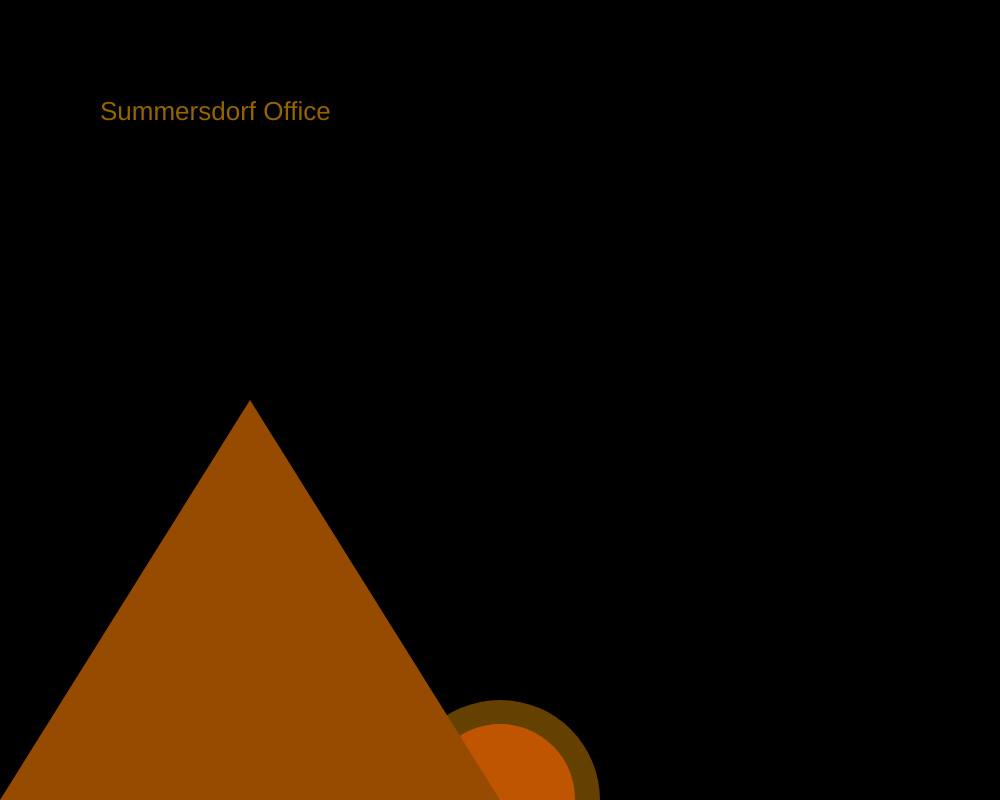
Frame 1 (no input)
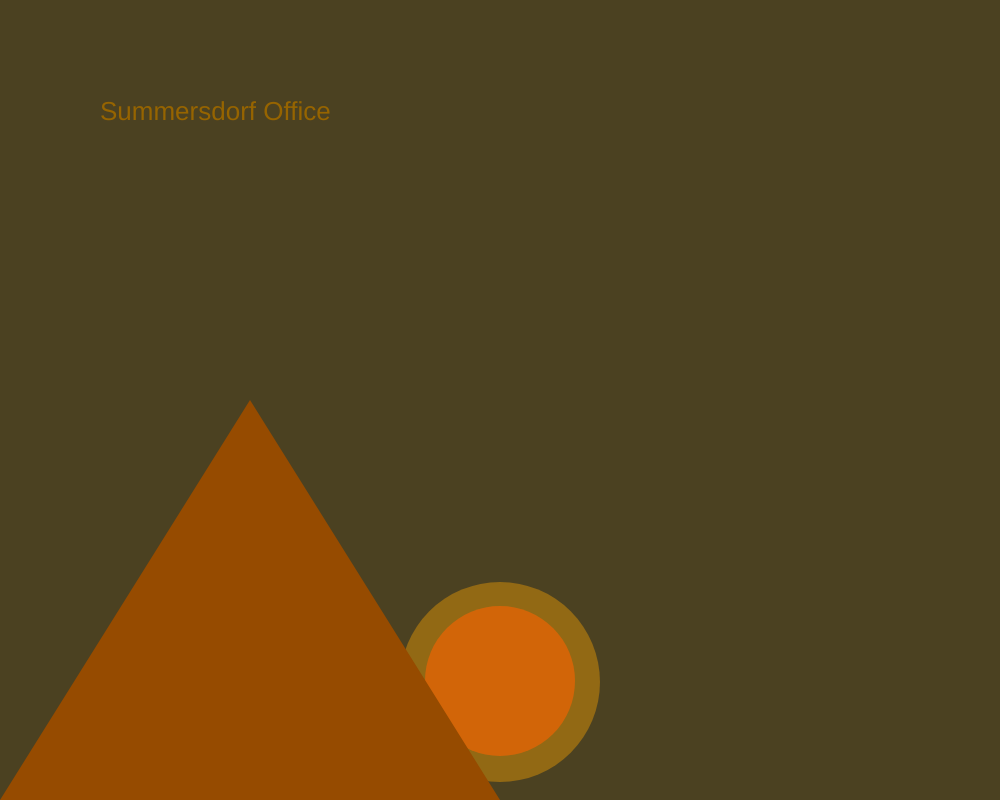
Frame 60 (no input)
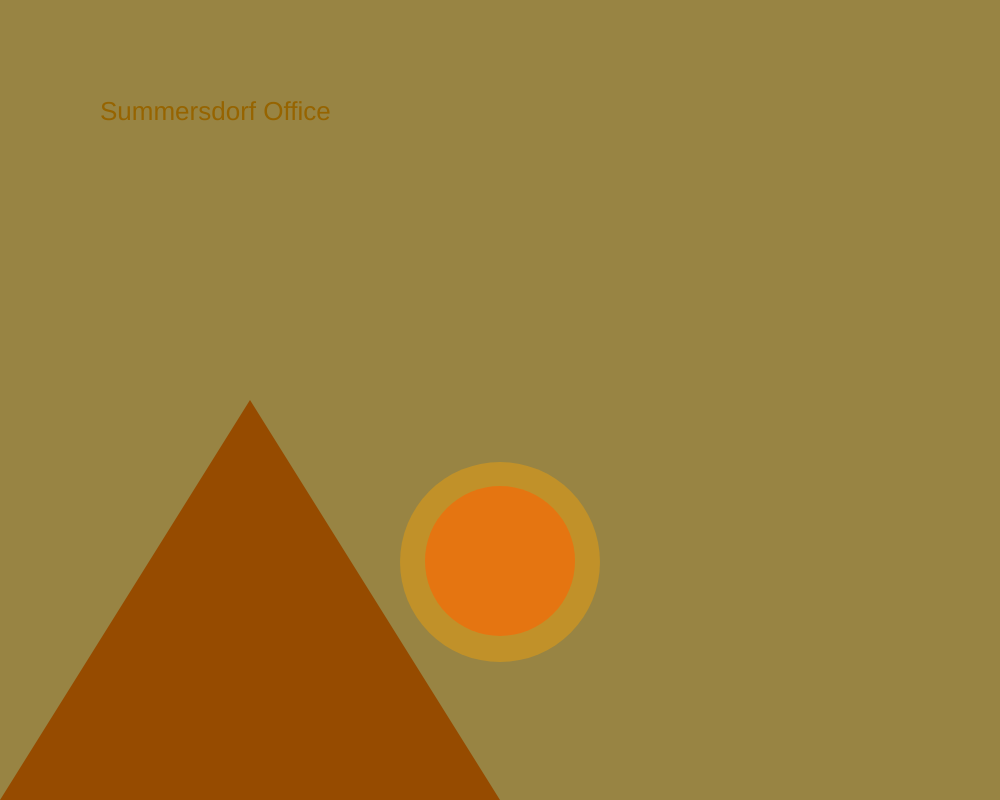
Frame 120 (the mouse pressed at the canvas centre since frame 60)

The p5.js sketch that drew these frames (run headless with seeded random() and noise() and a simulated clock; from frame 60 on, the mouse is pressed at the canvas centre):

// p5.js sketch
// ── sketch.js
// house
// bird sound

let canvasWidth = 1000;
let canvasHeight = 800;

let red = 0;
let green = 0;
let blue = 0;

// start position sun
let sunY = canvasHeight;
let sunMaxY = 144;
let risen = false;


let sunCenterX = canvasWidth / 2;
let sunCenterY = canvasHeight / 2;
let radius = 200;

let endBlue;
let startYellow;
let secondaryBlue;
let colorNow;
let amount;
let black;


function setup() {
  createCanvas(canvasWidth, canvasHeight);

  endBlue = color(112, 208, 255);
  startYellow = color(255, 222, 112);
  secondaryBlue = color(58, 110, 250);
  black = color(0,0,0);
}

function draw() {
  // dynamics of sun
  var angle = map(mouseX, 0, width, PI, 2*PI);
  let sunDynX = sunCenterX + cos(angle) * radius;
  let sunDynY = sunCenterY + sin(angle) * radius;

  // background(red += 5, green++, blue);

  // color change
  if (!risen && sunY >= (height/2)) {
    amount = map(sunY, height, (height/2), 0, 1);
    colorNow = lerpColor(black, startYellow, amount);
  } else if (!risen && sunY < (height/2)) {
    amount = map(sunY, height/2, sunMaxY, 0, 1);
    colorNow = lerpColor(startYellow, endBlue, amount);
  } else {
    amount = map(sunDynY, (sunMaxY+400), sunMaxY, 0, 1);
    colorNow = lerpColor(secondaryBlue, endBlue, amount);
  }
  background(colorNow);


  //sun
  //outer
  noStroke();
  fill(255, 165, 0, 100);
  if (sunY > sunMaxY && !risen) {
    circle(500, sunY--, 200);
  } else if (sunY == sunMaxY && !risen) {
    circle(500, sunY, 200);
    risen = true;
  } else {
    circle(sunDynX, sunDynY, 200);
  }
  //inner
  noStroke();
  fill(255, 100, 0, 150);
  if (sunY > sunMaxY && !risen) {
    circle(500, sunY--, 150);
  } else if (sunY == sunMaxY && !risen) {
    circle(500, sunY, 150);
    risen = true;
  } else {
    circle(sunDynX, sunDynY, 150);
  }

  // mountain
  noStroke();
  fill(150, 75, 0);
  triangle(0, height, 250, height / 2, 500, height);
  fill(150, 100, 0);


  // text
  textSize(26);
  let s = 'Summersdorf Office';
  // fill(50);
  text(s, 100, 100, 300, 200); // Text wraps within text box

}
